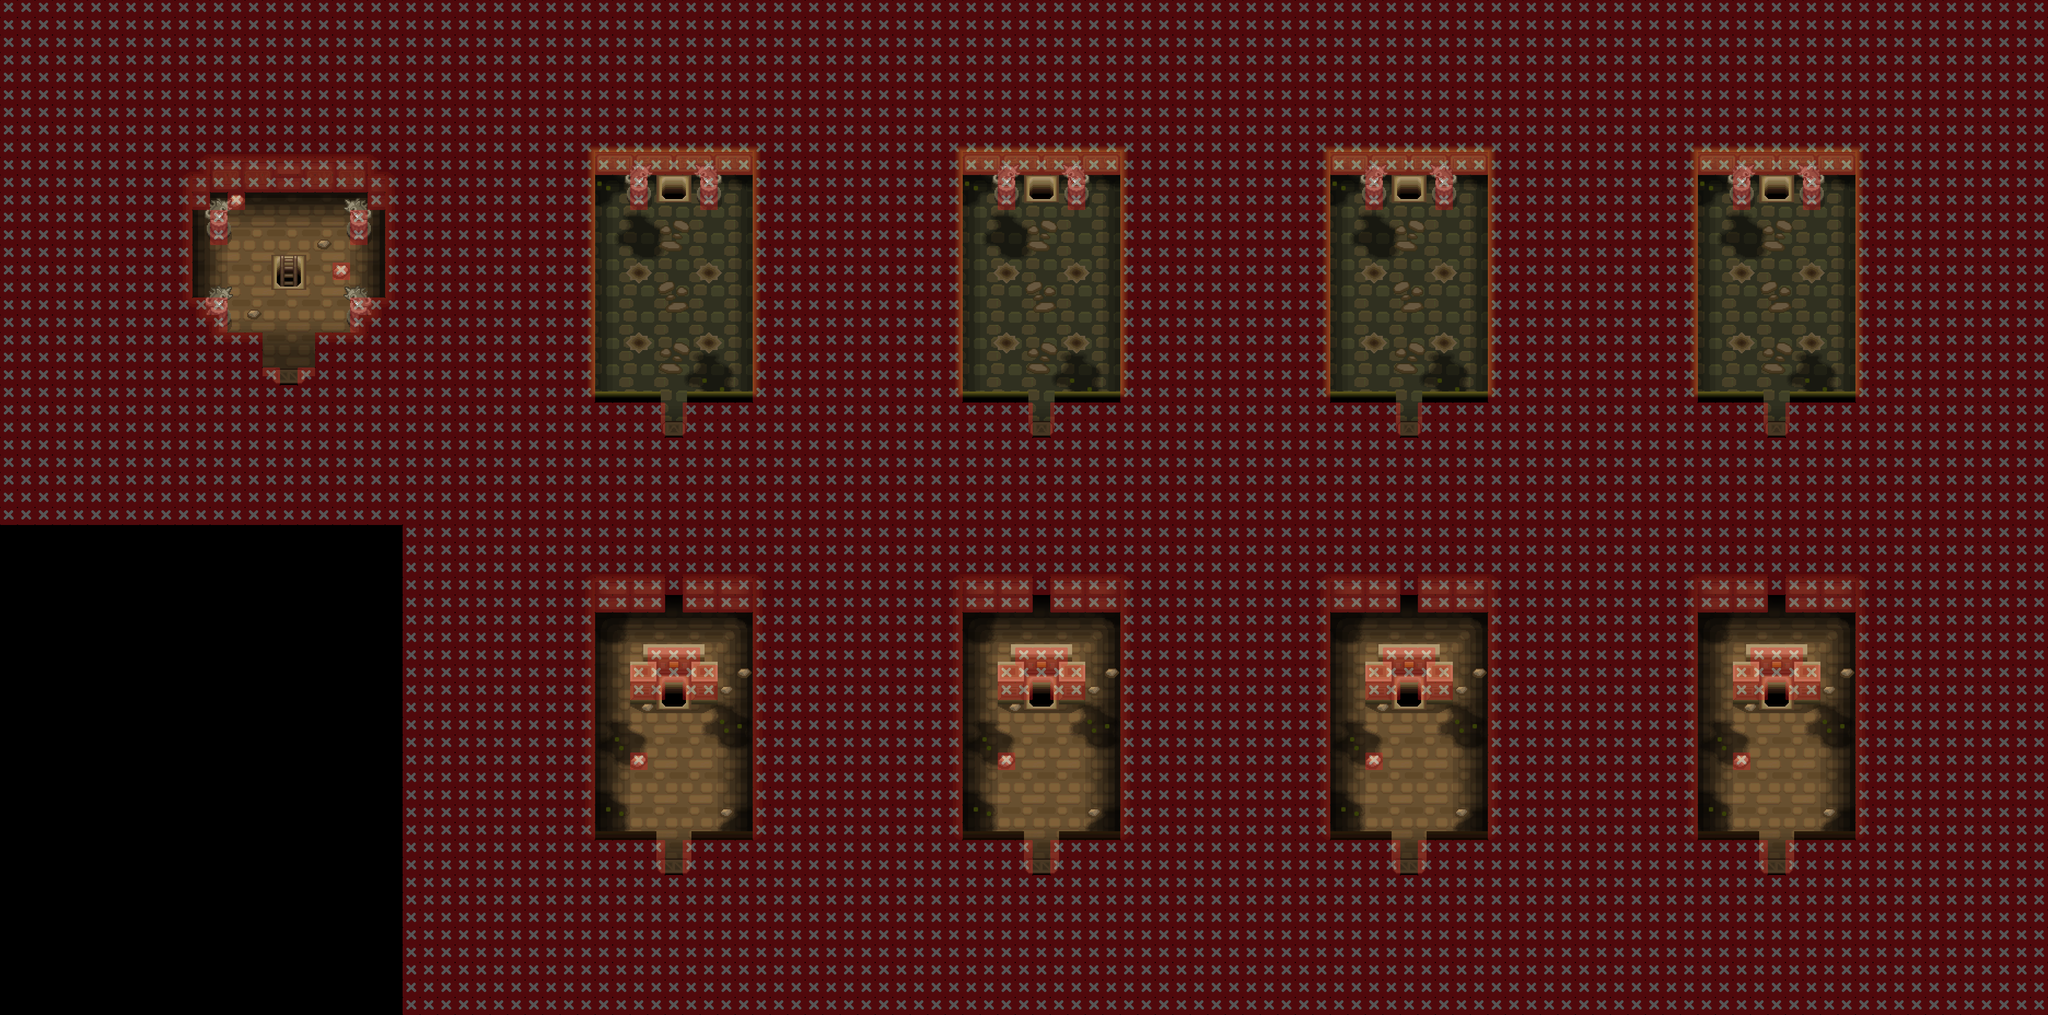

This game map was drawn from its Tiled (.tmx) file and the tilesets committed beside it. A one-line description and the trimmed map source follow:
An orthogonal 117x58 tile map with 32x32 px tiles, 34 tile layers (Floor_A_1, Floor_B_1, Floor_C_1, Wall_A_1, ...), 1 hidden layer not drawn, 4 tilesets.

<map version="1.10" tiledversion="1.11.2" orientation="orthogonal" renderorder="right-down" compressionlevel="0" width="117" height="58" tilewidth="32" tileheight="32" infinite="0" nextlayerid="229" nextobjectid="1">
 <tileset firstgid="1" source="../../Tilesets/HGSS/Borders.tsx" />
 <tileset firstgid="563" source="../../Tilesets/HGSS/systemtags.tsx" />
 <tileset firstgid="691" source="../../Tilesets/HGSS/passages.tsx" />
 <tileset firstgid="835" source="../../Tilesets/HGSS/HGSS_Ruins of Alph.tsx" />
 <layer id="205" name="Floor_A_1" width="117" height="58">
  <data>[6786 cells, 1110 non-empty, 12 distinct tile ids]</data>
 </layer>
 <layer id="206" name="Floor_B_1" width="117" height="58">
  <data>[6786 cells, 428 non-empty, 43 distinct tile ids]</data>
 </layer>
 <layer id="228" name="Floor_C_1" width="117" height="58">
  <data>[6786 cells, 284 non-empty, 29 distinct tile ids]</data>
 </layer>
 <layer id="221" name="Wall_A_1" width="117" height="58">
  <data>[6786 cells, 79 non-empty, 20 distinct tile ids]</data>
 </layer>
 <layer id="222" name="Wall_B_1" width="117" height="58">
  <data>[6786 cells, 70 non-empty, 14 distinct tile ids]</data>
 </layer>
 <layer id="223" name="Wall_C_1" width="117" height="58">
  <data>[6786 cells, 0 non-empty, 0 distinct tile ids]</data>
 </layer>
 <layer id="207" name="Shadow_A_1" width="117" height="58">
  <data>[6786 cells, 259 non-empty, 24 distinct tile ids]</data>
 </layer>
 <layer id="43" name="Props_A_1" width="117" height="58">
  <data>[6786 cells, 179 non-empty, 41 distinct tile ids]</data>
 </layer>
 <layer id="44" name="Props_B_1" width="117" height="58">
  <data>[6786 cells, 64 non-empty, 13 distinct tile ids]</data>
 </layer>
 <layer id="175" name="Props_C_1" width="117" height="58">
  <data>[6786 cells, 48 non-empty, 8 distinct tile ids]</data>
 </layer>
 <layer id="211" name="Props_D_1" width="117" height="58">
  <data>[6786 cells, 16 non-empty, 3 distinct tile ids]</data>
 </layer>
 <group id="4" name="Z=0" />
 <layer id="208" name="Wall_A_2" width="117" height="58">
  <data>[6786 cells, 43 non-empty, 11 distinct tile ids]</data>
 </layer>
 <layer id="210" name="Wall_B_2" width="117" height="58">
  <data>[6786 cells, 34 non-empty, 5 distinct tile ids]</data>
 </layer>
 <layer id="224" name="Wall_C_2" width="117" height="58">
  <data>[6786 cells, 0 non-empty, 0 distinct tile ids]</data>
 </layer>
 <layer id="227" name="Shadow_A_2" width="117" height="58">
  <data>[6786 cells, 9 non-empty, 3 distinct tile ids]</data>
 </layer>
 <layer id="45" name="Props_A_2" width="117" height="58">
  <data>[6786 cells, 81 non-empty, 21 distinct tile ids]</data>
 </layer>
 <layer id="62" name="Props_B_2" width="117" height="58">
  <data>[6786 cells, 36 non-empty, 6 distinct tile ids]</data>
 </layer>
 <group id="3" name="Z=1" />
 <layer id="217" name="Wall_A_3" width="117" height="58">
  <data>[6786 cells, 0 non-empty, 0 distinct tile ids]</data>
 </layer>
 <layer id="218" name="Wall_B_3" width="117" height="58">
  <data>[6786 cells, 0 non-empty, 0 distinct tile ids]</data>
 </layer>
 <layer id="225" name="Wall_C_3" width="117" height="58">
  <data>[6786 cells, 0 non-empty, 0 distinct tile ids]</data>
 </layer>
 <layer id="63" name="Props_A_3" width="117" height="58">
  <data>[6786 cells, 88 non-empty, 18 distinct tile ids]</data>
 </layer>
 <layer id="64" name="Props_B_3" width="117" height="58">
  <data>[6786 cells, 0 non-empty, 0 distinct tile ids]</data>
 </layer>
 <group id="2" name="Z=2" />
 <layer id="219" name="Wall_A_4" width="117" height="58">
  <data>[6786 cells, 0 non-empty, 0 distinct tile ids]</data>
 </layer>
 <layer id="220" name="Wall_B_4" width="117" height="58">
  <data>[6786 cells, 0 non-empty, 0 distinct tile ids]</data>
 </layer>
 <layer id="226" name="Wall_C_4" width="117" height="58">
  <data>[6786 cells, 0 non-empty, 0 distinct tile ids]</data>
 </layer>
 <layer id="199" name="Props_A_4" width="117" height="58">
  <data>[6786 cells, 0 non-empty, 0 distinct tile ids]</data>
 </layer>
 <layer id="212" name="Props_B_4" width="117" height="58">
  <data>[6786 cells, 0 non-empty, 0 distinct tile ids]</data>
 </layer>
 <group id="48" name="Z=3" />
 <layer id="61" name="Props_A_5" width="117" height="58">
  <data>[6786 cells, 0 non-empty, 0 distinct tile ids]</data>
 </layer>
 <layer id="213" name="Props_B_5" width="117" height="58">
  <data>[6786 cells, 0 non-empty, 0 distinct tile ids]</data>
 </layer>
 <group id="214" name="Z=4" />
 <layer id="215" name="Props_A_6" width="117" height="58">
  <data>[6786 cells, 0 non-empty, 0 distinct tile ids]</data>
 </layer>
 <layer id="216" name="Props_B_6" width="117" height="58">
  <data>[6786 cells, 0 non-empty, 0 distinct tile ids]</data>
 </layer>
 <layer id="209" name="Black_6" width="117" height="58">
  <data>[6786 cells, 5054 non-empty, 45 distinct tile ids]</data>
 </layer>
 <group id="49" name="Z=5" />
 <layer id="168" name="systemtags" width="117" height="58">
  <data>[6786 cells, 0 non-empty, 0 distinct tile ids]</data>
 </layer>
 <layer id="15" name="passages" width="117" height="58" opacity="0.34">
  <data>[6786 cells, 5175 non-empty, 1 distinct tile ids]</data>
 </layer>
 <layer id="1" name="borders" width="117" height="58" visible="0">
  <data>[6786 cells, 566 non-empty, 32 distinct tile ids]</data>
 </layer>
</map>
